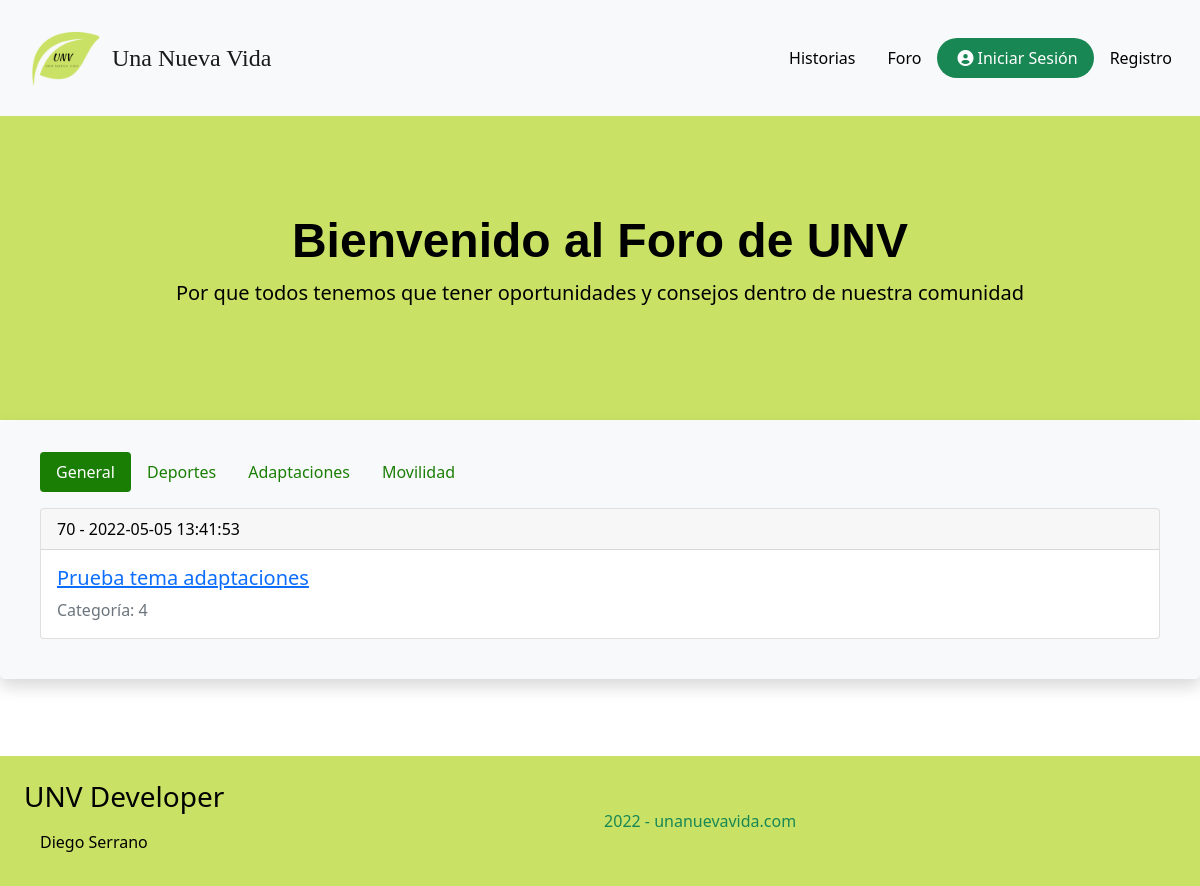
/web/index.php?ctl=listarForo, run on the app's committed database.
### tables this page shows
CREATE TABLE `categorias_foro` (
  `id_categoria` int(8) NOT NULL,
  `nombre_categoria` varchar(255) NOT NULL,
  `descripcion_categoria` varchar(255) NOT NULL
);

CREATE TABLE `temas_foro` (
  `id_tema` int(8) NOT NULL,
  `asunto_tema` varchar(255) NOT NULL,
  `fecha_tema` datetime NOT NULL DEFAULT current_timestamp(),
  `categoria_tema` int(8) NOT NULL,
  `by_tema` int(8) NOT NULL
);

### app/controladores/cForo.php (called while the page is built, shortened)
<?php
class cForo {
    public function listarForo() {
        try {
            $foros = new Foro();
            $temas = $foros->listarTemas();
            $categorias = $foros->listarCategorias();
        } catch (Exception $e) {
            error_log($e->getMessage() . microtime() . PHP_EOL, 3, "logExceptio.txt");
            header('Location: index.php?ctl=error');
        } catch (Error $e) {
            error_log($e->getMessage() . microtime() . PHP_EOL, 3, "logError.txt");
            header('Location: index.php?ctl=error');
        }
        require __DIR__ . './../vistas/vListaForo.php';
    }
}
?>

### app/modelos/Model.php (called while the page is built, shortened)
<?php
class Model extends PDO {
    public function __construct()
    {
            $this->conexion = new PDO('mysql:host=' . Config::$mvc_bd_hostname . ';dbname=' . Config::$mvc_bd_nombre . '', Config::$mvc_bd_usuario, Config::$mvc_bd_clave);
    }
}
?>

### app/modelos/classForo.php (called while the page is built, shortened)
<?php
class Foro extends Model {
    public function listarCategorias() {
        $consulta = "SELECT * FROM `categorias_foro`";
        $result = $this->conexion->query($consulta);
        return $result->fetchAll();
    }
    public function listarTemas() {
        $consulta = "SELECT * FROM `temas_foro`";
        $result = $this->conexion->query($consulta);
        return $result->fetchAll();
    }
}
?>

### app/vistas/vListaForo.php (the view, shortened to what this page needs)
<div class="jumbotrons jumbotron p-5 text-black" style="width:100%; background-color:#c9e265;">
         <div class="container-fluid py-5">
            <div class="container">
               <h1 class="display-5 fw-bold text-center">Bienvenido al Foro de UNV</h1>
               <p class="col-md-12 fs-5 text-center">Por que todos tenemos que tener oportunidades y consejos dentro de nuestra comunidad</p>
            </div>
         </div>
      </div>
<div class="row justify-content-center" style="--bs-gutter-x:0;">
		<div class="col-12 col-md-12 bg-light border-2 border-dark rounded-3 shadow pt-3 pb-4 px-4 extraContainer">
			<ul class="nav nav-pills m-3" id="pills-tab" role="tablist">
				<li class="nav-item" role="presentation">
					<button class="nav-link active" id="pills-general-tab"
						data-bs-toggle="pill" data-bs-target="#pills-general" type="button"
						role="tab" aria-controls="pills-general" aria-selected="true">General</button>
				</li>
				<?php foreach ($categorias as $a) { ?>
				<li class="nav-item" role="presentation">
					<button class="nav-link" id="pills-<?php echo $a['nombre_categoria'];?>-tab"
						data-bs-toggle="pill" data-bs-target="#pills-<?php echo $a['nombre_categoria'];?>"
						type="button" role="tab" aria-controls="pills-<?php echo $a['nombre_categoria'];?>"
						aria-selected="false"><?php echo $a['nombre_categoria'];?>
					</button>
				</li>
				<?php }?>
			</ul>
			<div class="tab-content" id="pills-tabContent">
				<div class="tab-pane fade show active text-justify" id="pills-general" role="tabpanel" aria-labelledby="pills-general-tab">
					<?php foreach ($temas as $a) {
						if (isset($a['asunto_tema'])&&!empty($a['asunto_tema'])) {
							if ($a['categoria_tema']=='4') {
						?>
						<div class="card m-3">
							<div class="card-header fw-light">
								<?php echo $a['by_tema']." - ".$a['fecha_tema']; ?>
							</div>
							<div class="card-body">
								<a href="index.php?ctl=verTemaForo&id=<?php echo $a['id_tema']?>"><h5 class="card-title fs-5"><?php echo $a['asunto_tema']; ?></h5></a>
								<p class="card-text text-muted fs-6">Categoría: <?php echo $a['categoria_tema']; ?></p>
							</div>
						</div>
					<?php } }
						else {
							echo "Todavía no has escrito una descripción sobre ti";
						}
					}
					?>
				</div>
			</div>
		</div>
	</div>
<?php include __DIR__ . './layout.php' ?>

### web/css/style.css (style rules this page uses)
* { -webkit-box-sizing: border-box; box-sizing: border-box; margin: 0; padding: 0; }
h1 { font-family: 'Orbitron', sans-serif; text-align: center; }
.extraContainer { width: 100%; min-width: 300px; color: black; }
.text-justify { text-align: justify; }
@media ( min-width : 992px) { .extraContainer { width: 100%; min-width: 300px; margin-bottom: 0%; } }
.nav-pills .nav-link.active { background-color: #1a7e05; color:white; }
.nav-pills .nav-link { color: #1a7e05; }

### data on the page
categorias_foro: nombre_categoria "Deportes"
categorias_foro: nombre_categoria "Adaptaciones"
categorias_foro: nombre_categoria "Movilidad"
temas_foro: by_tema "70", fecha_tema "2022-05-05 13:41:53", asunto_tema "Prueba tema adaptaciones", categoria_tema "4"
